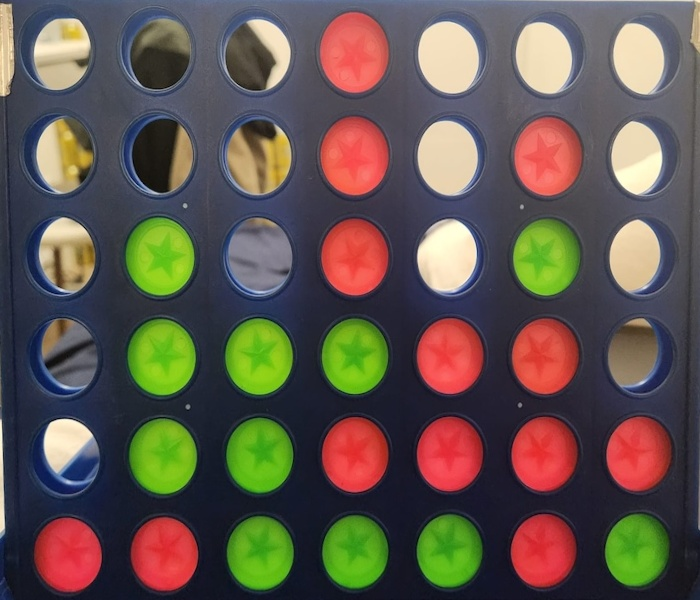
#> input picture Images/rectified_image.jpg, 700 x 600 px
$ python -i detection_utils_v2.py   (imports and definitions only)
#> lines starting #> are read from the running program, lines starting #| are printed output that depends on the picture
### utils/useTeachableMachine.py
import os
import tensorflow
import cv2
import numpy as np
# [7 lines of commented-out code are left out]


class CircleRecognition:
    def __init__(self):
        base_path = os.path.dirname(os.path.abspath(__file__))
        # suppress TensorFlow debugging logs (annoying)
        tensorflow.keras.utils.disable_interactive_logging()
#> (this line was passed over: tensorflow is not available in this run)
#> further down, picture is the input picture: shape (600, 700, 3); mean B, G, R 77.1, 86.1, 96.9

        #self.model = load_model(os.path.join(base_path, "../Models/teachable/keras_model.h5"), compile=False)
        self.model = tensorflow.keras.models.load_model(os.path.join(base_path, '../Models/teachable/keras_model.h5'))
        #self.model = TeachableMachine(model_path=os.path.join(base_path, "../Models/teachable/keras_model.h5"),
        #                 labels_file_path=os.path.join(base_path, '../Models/teachable/labels.txt'))
        self.class_names = open(os.path.join(base_path, "../Models/teachable/labels.txt"), "r").readlines()

    # [46 lines left out: function predict, not called in this run]


cr = CircleRecognition()
image = cv2.imread(f"../cells/Empty Cells/cell_0_0.jpg")
cr.predict(image)

### utils/detection_utils_v2.py
from utils.connect4_utils import find_possible_position_of_next_move
from utils.useTeachableMachine import CircleRecognition
from concurrent.futures import ThreadPoolExecutor
import numpy as np
import cv2

"""
Possible issues:
- missdetection of color
- missdetection of circles and in that case the board would be fucked up forever
-- solution could be checking each time all the cells under the one that you think will be the next move just to be sure

"""

DEBUG = False

def detect_circles_simple(img):
    gray = cv2.cvtColor(img, cv2.COLOR_BGR2GRAY)
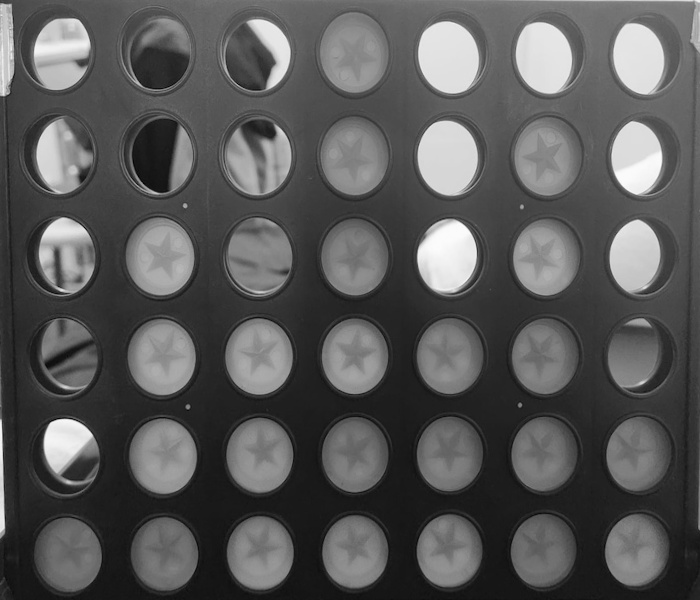
#> gray: shape (600, 700); min 3, max 253, mean 88.3
    gray_blurred = cv2.blur(gray, (3, 3))
    detected_circles = cv2.HoughCircles(gray_blurred,
                                        cv2.HOUGH_GRADIENT, 1, 20, param1=50,
                                        param2=30, minRadius=1, maxRadius=40)
#> detected_circles = 44 rows, first 8: [157.5, 159.5, 39.4], [162.5, 453.5, 39.4], [453.5, 550.5, 37.2], [57.5, 155.5, 38.3], [256.5, 161.5, 38.3], [161.5, 54.5, 35], [354.5, 554.5, 32.7], [259.5, 460.5, 31.5]

    if detected_circles is not None:
        detected_circles = np.uint16(np.around(detected_circles))
#> detected_circles = 44 rows, first 8: [158, 160, 39], [162, 454, 39], [454, 550, 37], [58, 156, 38], [256, 162, 38], [162, 54, 35], [354, 554, 33], [260, 460, 32]
        for pt in detected_circles[0, :]:
            a, b, r = pt[0], pt[1], pt[2]
            return a, b, r
#> this loop made 1 pass
    return None, None, None

# not needed
# [260 lines left out: functions calculate_average_color, process_each_cell_single_core, process_cell, process_each_cell_multithreaded, not called in this run]

>>> import cv2
>>> picture = cv2.imread('../Images/rectified_image.jpg')
>>> result = detect_circles_simple(picture)
#> result = (158, 160, 39)
